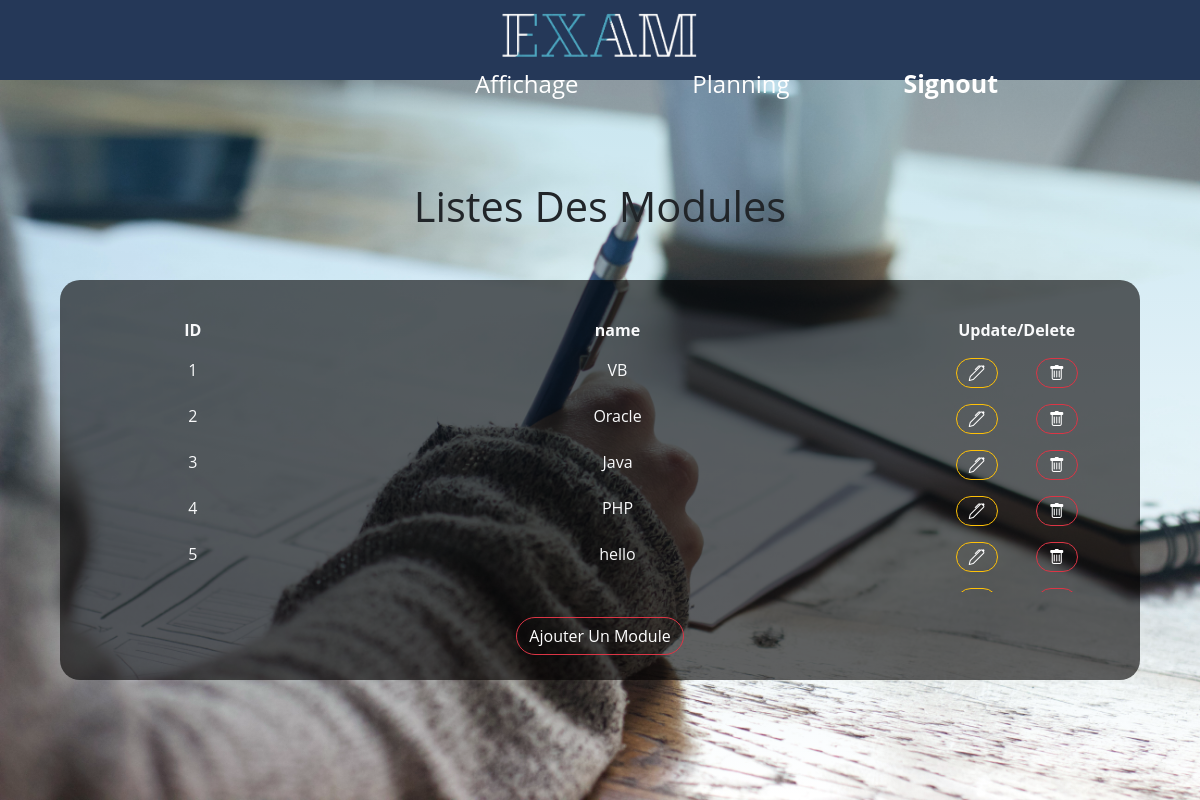
Screenshot of /Ens/viewsub.php (signed in) with the database file from the repository.
### tables this page shows
CREATE TABLE IF NOT EXISTS `mst_subject` (
  `sub_id` int(5) NOT NULL AUTO_INCREMENT,
  `sub_name` varchar(25) DEFAULT NULL,
  PRIMARY KEY (`sub_id`)
);

### Ens/viewsub.php (the view, shortened to what this page needs)
<!DOCTYPE HTML PUBLIC "-//W3C//DTD HTML 4.01 Transitional//EN" "http://www.w3.org/TR/html4/loose.dtd">
<html>
<head>
    <link href="./css/viewsub.css" rel="stylesheet" type="text/css">
    <link href="https://cdn.jsdelivr.net/npm/bootstrap@5.0.1/dist/css/bootstrap.min.css" rel="stylesheet">
    <link rel="stylesheet" href="https://cdn.jsdelivr.net/npm/bootstrap-icons@1.5.0/font/bootstrap-icons.css">
</head>
<?php
include("header.php");
include("../database.php");
    $sql=mysqli_query($con,"select * from mst_subject");
    echo " <div class='main'>";
    echo " <h1 >Listes Des Modules</h1>";
    echo " <div class='down'>";
    echo " <div class='tab'>";
    echo "<table class='table table-borderless table-hover'>";
    echo "<thead >
<tr>
	<th width='25%' class='text-light'>ID</th>
	<th  width='55%' class='text-light'>name</th>
	<th width='20%' class='text-light'>Update/Delete</th>
</tr>
          </thead>";
    while($result=mysqli_fetch_assoc($sql))
    {
        $id=$result['sub_id'];
        echo "<tr>";
        echo "<td class='text-light'>".$result['sub_id']. "</td>";
        echo "<td class='text-light'>".$result['sub_name']."</td>";
        echo "<td style='display: flex;justify-content: space-evenly;'><a href='subupdate.php?sub_id=$id' role='button' class='cik btn btn-outline-warning' ><i class='bi bi-pen'></i></a>
	<a href='subdelete.php?sub_id=$id' role='button' class='cik fu btn btn-outline-danger' ><i class='bi bi-trash'></i></a></td>
<td>";
        echo "</tr>";
    }
    echo "</table>";
    echo"</div>";
    echo"<div class='ajouter'>
<a role='button' class='cik btn btn-outline-danger'  href='subadd.php'>Ajouter Un Module</a>
</div>";
    echo"</div>";
    echo"</div>";
?>
</body>
</html>

### Ens/css/viewsub.css (style rules this page uses)
* { margin:0; padding: 0; box-sizing: border-box; font-family: 'Open Sans', sans-serif ; }
a { color :#fff !important; text-decoration: none !important; }
.main { display: flex; justify-content: center; width:100%; height: 100vh; background: linear-gradient(rgba(10, 140, 192, 0.247),transparent),url("../img/addSub.jpg"); background-size: cover; background-repeat: no-repeat; flex-direction: column; align-items: center; text-align: center; }
.down { background-color:rgba(2, 0, 0, 0.616); width: 90%; height: 400px; border-radius: 20px; margin-top: 160px; display: flex; justify-content: space-around; flex-direction: column; position: absolute; }
.tab { background-color: transparent; border-radius: 25px; height: 350px; margin-top: 30px; position: relative; overflow: auto ; }
.cik { border-radius: 40px !important; }
.ajouter { margin-top: 25px; margin-bottom:25px ; }
h1 { position:absolute; bottom: 70%; }

### Ens/css/header.css (style rules this page uses)
a { color :#fff; text-decoration: none; }
h1 { font-size: 2.6rem; }

### rows the page displays
mst_subject: sub_id "1", sub_name "VB"
mst_subject: sub_id "2", sub_name "Oracle"
mst_subject: sub_id "3", sub_name "Java"
mst_subject: sub_id "4", sub_name "PHP"
mst_subject: sub_id "5", sub_name "hello"
